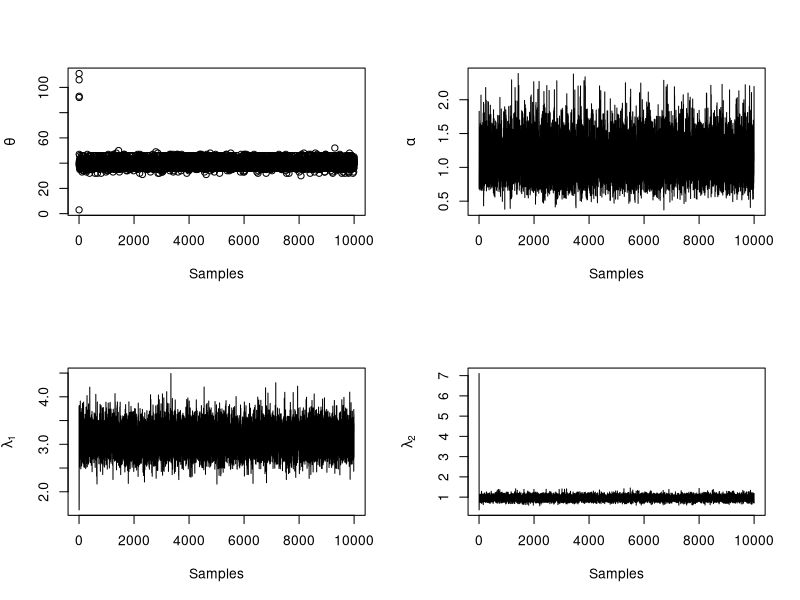

Generate this figure with R: (Note: this script raises an error after producing the figure.)
changePointGibbs <- function(x, gamma, nSamples = 10^4){
  x = as.matrix(x)
  N = dim(x)[1]
  # Initial parameters
  theta   = sample(1:N-1,1)
  alpha   = rgamma(1, gamma[2], gamma[3])
  lambda1 = rgamma(1, gamma[1], alpha)
  lambda2 = rgamma(1, gamma[1], alpha)
  
  chain = matrix(NA, nSamples + 1, 4)
  rownames(chain) = 0:nSamples
  
  
  greeks = c(theta = "\u03B8", alpha='\u03b1', lambda1='\u03BB\u2081', lambda2 = '\u03BB\u2082')
  colnames(chain) = c(greeks['theta'], greeks['alpha'], greeks['lambda1'], greeks['lambda2'])
  chain[1,] = c(theta, alpha, lambda1, lambda2)
  
  for(s in 1:nSamples){
    ptheta <- rep(NA, (N-1))
    for(n in 1:(N-1)){
      ptheta[n] = sum(x[1:n])*log(lambda1) - n*lambda1 + sum(x[(n+1):N])*log(lambda2) - (N-n)*lambda2
    }
    prob = exp(ptheta - max(ptheta))/sum(exp(ptheta - max(ptheta)))
    
    theta = which.max(rmultinom(1,1,prob))
    alpha   = rgamma(1, 2*gamma[1] + gamma[2], lambda1 + lambda2 + gamma[3])
    lambda1 = rgamma(1, gamma[1]+sum(x[1:theta]), theta + alpha)
    lambda2 = rgamma(1, gamma[1]+sum(x[(theta+1):N]), N-theta+alpha)
    
    chain[s+1,] = c(theta, alpha, lambda1, lambda2)
  }
  return(chain)
}

coal <- read.table("coal.dat", header = T)
coalChain = changePointGibbs(coal$disasters, gamma = c(3,10,10), nSamples = 10^4)

par(mfrow = c(2,2))
plot(coalChain[,1], xlab = "Samples", ylab = expression(theta))
plot(coalChain[,2], xlab = "Samples", ylab = expression(alpha), type = "l")
plot(coalChain[,3], xlab = "Samples", ylab = expression(lambda[1]), type = "l")
plot(coalChain[,4], xlab = "Samples", ylab = expression(lambda[2]), type = "l")
par(mfrow =c(1,1))

ESS(coalChain)

